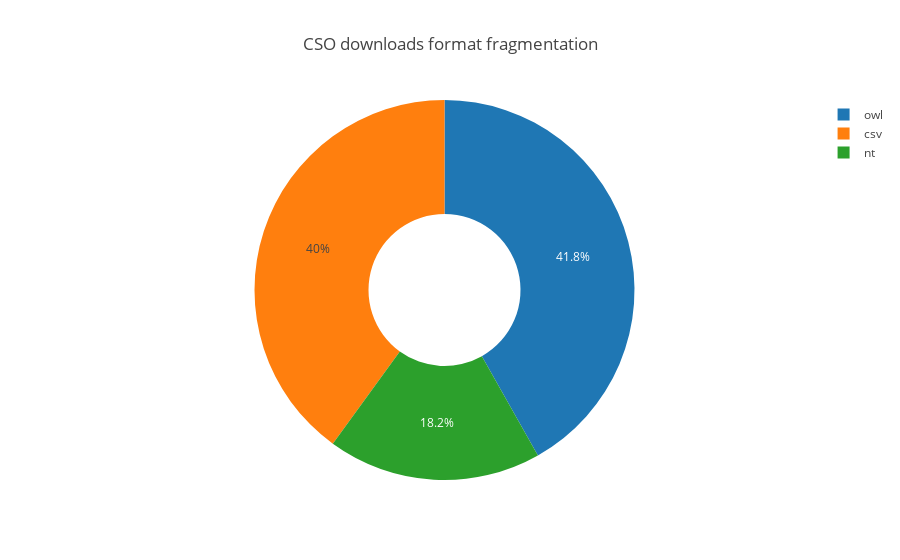

Notebook source saved alongside this figure:
### Code cell
formats = downloads_req_df.groupby('format')[['id']].nunique()

pie = go.Pie(values=formats.id,
              labels=formats.index,
              textposition='inside',
              name='Formats',
              hoverinfo='label+value+name',
              hole=.4)

donut = go.Layout(title='CSO downloads format fragmentation')
fig = go.Figure(data=[pie], layout=donut)
plotly.offline.iplot(fig)

### Figure 1 — Plotly figure (JSON) as saved in the notebook; plotly's stock layout.template omitted (floating-point values rounded to 4 significant figures)
{"data": [{"hole": 0.4, "hoverinfo": "label+value+name", "labels": ["csv", "nt", "owl"], "name": "Formats", "textposition": "inside", "type": "pie", "uid": "7fff0aa7-429c-4e19-a1da-f07ce61f5aef", "values": [22, 10, 23]}], "layout": {"title": "CSO downloads format fragmentation"}}
